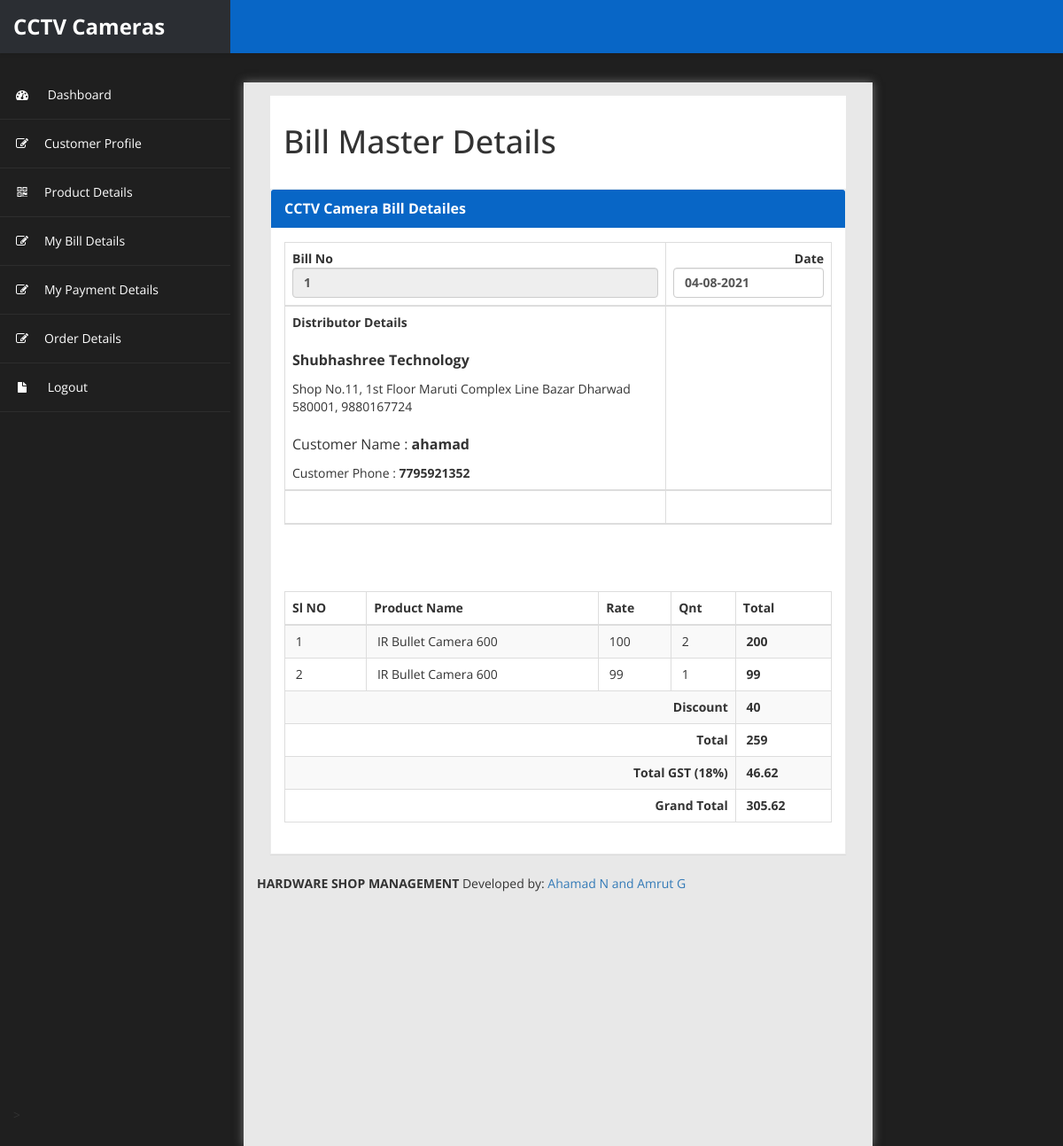
Screenshot of /customer/bill details_more.php?bmid=1&cust_id=39&dat=04-08-2021 (signed in) with the database file from the repository.
### tables this page shows
CREATE TABLE `customer_details` (
  `cust_id` int(10) NOT NULL,
  `cust_name` varchar(20) NOT NULL,
  `cust_address` varchar(30) NOT NULL,
  `cust_contact_no` bigint(10) NOT NULL,
  `cust_email_id` varchar(20) NOT NULL
);

CREATE TABLE `bill_details` (
  `bill_id` int(10) NOT NULL,
  `product_id` int(11) NOT NULL,
  `P_Quantity` float NOT NULL,
  `Rate` decimal(65,0) NOT NULL,
  `Discount` decimal(10,0) NOT NULL,
  `bill_master_id` int(10) NOT NULL
);

CREATE TABLE `product_details` (
  `product_id` int(10) NOT NULL,
  `product_name` varchar(20) NOT NULL,
  `product_price` int(20) NOT NULL,
  `product_description` varchar(100) NOT NULL,
  `product_image` varchar(200) NOT NULL,
  `product_model` varchar(255) NOT NULL
);

### customer/bill details_more.php (the view, shortened to what this page needs)
<!DOCTYPE html>
<html lang="en">
<head>
		<?php include("metadata.php"); ?>
		<?php include('header.php'); ?>
		<?php include('sidebar.php'); ?>
</head>
<body class="adminbody">
    <div class="content-page">
        <div class="content">
			<div class="container-fluid">
			<div class="row">
                  <div class="col-xs-20 col-sm-20 col-md-10 col-lg-10 col-xl-10">
						<div class="card mb-3">
							<div class="card-header">
								<h3><i class="fa fa-hand-pointer-o"></i> DEPARTMENT DETAILS</h3>
							</div>
							<div class="card-body">
	   <div id="divToPrint" >
        <div id="page-wrapper" >
            <div id="page-inner">
			 <div class="row">
                    <div class="col-md-12">
                        <h1 class="page-header">
                            Bill Master  Details
                        </h1>
                    </div>
                </div>
            <div class="row">
                <div class="col-md-12">
                    <div class="panel panel-default">
                        <div class="panel-heading">
                             CCTV Camera Bill Detailes
                        </div>
                        <div class="panel-body">
                            <div class="table-responsive">
<?php    include('db_connection.php'); ?>
<?php
$bmid=$_REQUEST['bmid'];
$dat=$_REQUEST['dat'];
$cust_id=$_REQUEST['cust_id'];
?>
 <table class="table table-striped table-bordered table-hover" >
						<thead>
    <tr>
      <th width="53">Bill No
        <input name="bmid" type="text" id="bmid" class="form-control" value="<?php echo $bmid;  ?>" size="5" readonly=""></th>
      <th width="53"><div align="right">Date
            <input name="date" type="text" class="form-control" value="<?php echo $dat;?>">
      </div></th>
    </tr>
    <tr>
      <td><b> Distributor Details</b>
      	<p><b>Shubhashree Technology</b></p>
        Shop No.11, 1st Floor Maruti Complex Line Bazar Dharwad 580001,
        9880167724
		  <?php
		  $sql="select * from  customer_details where cust_id='$cust_id'";
		$res=$conn->query($sql);
		$row=mysqli_fetch_array($res);
		?>
		<p>Customer Name : <b><?php echo $row['cust_name'];?></b></p>
		Customer Phone : <b><?php echo $row['cust_contact_no'];?></b>
		</td>
      <td>&nbsp;</td>
    </tr>
    <tr>
      <td>&nbsp;</td>
      <td>&nbsp;</td>
    </tr>
  </table>
  <p>&nbsp;  </p>
 <table class="table table-striped table-bordered table-hover" >
						<thead>
    <tr>
      <th>Sl NO</th>
      <th>Product Name </th>
      <th>Rate</th>
	    <th>Qnt</th>
      <th>Total</th>
    </tr>
	</thead>
	<?php
	$slno=1;
	$vat=0;
	$discount=0;
	$total=0;
	$gtotal=0;
		$sql="select * from bill_details bd,product_details p where bd.product_id=p.product_id and bd.bill_master_id='$bmid' ";
		$res=$conn->query($sql);
		while($row=mysqli_fetch_array($res))
		{
		 $qnt=$row['P_Quantity'];
		 $rate=$row['Rate'];
		 $dic=$row['Discount'];
		 $tot=($rate*$qnt);
		 $discount=$discount + $dic;
		 $total=$total+$tot;
		 $tot1=$total-$discount;
		 $vat=($tot1*18)/100;
		 $gtotal=($tot1+$vat);
		$pname=$row['product_name'];
		?>
    <tr>
      <td>&nbsp;<?php echo $slno++; ?></td>
      <td>&nbsp;<?php echo $pname; ?></td>
      <td>&nbsp;<?php echo $rate; ?></td>
	   <td>&nbsp;<?php echo $qnt; ?></td>
       <td>&nbsp;<b><?php echo $tot; ?></b></td>
    </tr>
	<?php
	}
	?>
	<tr>
	  <td colspan="4"><div align="right"><b>Discount</b></div></td>
	  <td>&nbsp;<b><?php echo $discount; ?></b></td>
	  </tr>
	<tr>
	  <th colspan="4"><div align="right"><b>Total</b></div></th>
	  <th>&nbsp;<b><?php echo $tot1;?></b></th>
	<tr>
      <td colspan="4"><div align="right"><b>Total GST (18%) </b></div></td>
      <td>&nbsp;<b><?php echo $vat; ?></b></td>
    </tr>
    <tr>
      <th colspan="4"><div align="right"><b>Grand Total </b></div></th>
      <th>&nbsp;<b><?php echo $gtotal; ?></b></th>
    </tr>
                                </table>
			</div>
            </div>
		</div>
    </div>
	<?php include('footer.php'); ?>
</div>
</body>
</html>>

### customer/assets/css/custom-styles.css (style rules this page uses)
body { font-family: 'Open Sans', sans-serif; background: #1F1F1F; }
#page-wrapper { padding: 15px 15px; min-height: 600px; background: #E8E8E8; }
#page-inner { width:100%; margin:10px 20px 10px 0px; background-color:transparent; padding: 15px 30px; min-height:1200px; }
h1, .h1, h2, .h2, h3, .h3 { margin-top: 7px; margin-bottom: -5px; }
p { font-size:16px; line-height:25px; padding-top:20px; }
.panel { border-radius:0px; }
#page-wrapper { position: relative; top: 55px; box-shadow: 0 0 10px #757575; -moz-box-shadow: 0 0 10px #757575; -webkit-box-shadow: 0 0 10px #757575; }
.page-header { padding-bottom: 9px; margin: 0; border-bottom: 1px solid transparent; text-align: left;background-color: #fff;padding: 32px 22px 32px 15px; }
.panel-default { border-color: #ECECEC; }
.panel-default > .panel-heading { color: #FFF; border-color: #FFF; font-weight:bold; background: #0866C6; font-size: 16px; text-shadow: none; }
.panel-heading { border-bottom: 1px solid transparent; border-top-left-radius: 3px; border-top-right-radius: 3px; }
@media (min-width:768px) { #page-wrapper { margin: 0 0 0 260px; padding: 0; min-height: 1200px; } }

### rows the page displays
customer_details: cust_name "ahamad", cust_contact_no "7795921352"
bill_details: product.product_name "IR Bullet Camera 600", Rate "100", P_Quantity "2", tot "200"
bill_details: product.product_name "IR Bullet Camera 600", Rate "99", P_Quantity "1"

### other values shown
$discount "40"
$tot1 "259"
$vat "46.62"
$gtotal "305.62"
